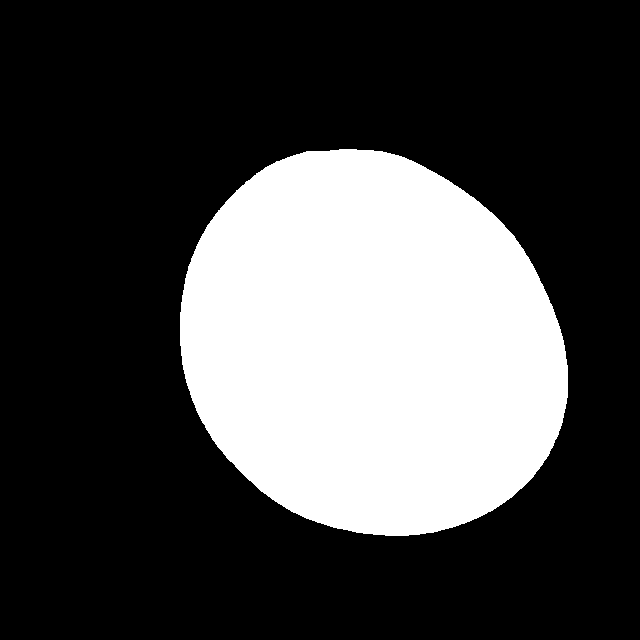
#> input picture outputs/sam_masks/not_damaged_100_jpg.rf.5d780a6024004fa2f68741fa56ddf4c9.png, 640 x 640 px
$ python -i classical.py   (imports and definitions only)
#> lines starting #> are read from the running program, lines starting #| are printed output that depends on the picture; after the words box and inside, x2 and y2 are one past the last pixel; in counts of white or black regions, pixels touching at a corner belong together
import os, cv2, numpy as np, pandas as pd

# [1 line that did not run here, left out]
# [1 line that did not run here, left out]
LOG = "outputs/experiment_log.csv"

def load_gt(stem):
    return cv2.imread(f"outputs/sam_masks/{stem}.png", 0) > 0

# [65 lines left out: functions iou_dice, run_trial, keep_big, t1_otsu, t2_hsv, pick_eggs, not called in this run]

# Trial 3: T2 colour rule + shape filter (isolates the value of a shape prior)
def t3_hsv_shape(img, s_max=60, v_min=140, k=7, sol=0.9):
    return pick_eggs(t2_hsv(img, s_max, v_min, k), sol=sol) > 0

# Trial 4: colour distance from the border background in Lab + shape filter
# [14 lines left out: function t4_bgdist, not called in this run]

# Trial 5: GrabCut initialised with a central rectangle
def t5_grabcut(img, margin=0.08, iters=5, work=320, rel=0.25):
    H, W = img.shape[:2]
    s = cv2.resize(img, (work, work))
    mask = np.zeros((work, work), np.uint8)
    m0 = int(margin * work)
    rect = (m0, m0, work - 2 * m0, work - 2 * m0)
    bgd, fgd = np.zeros((1, 65), np.float64), np.zeros((1, 65), np.float64)
    try:
        cv2.setRNGSeed(0)
        cv2.grabCut(s, mask, rect, bgd, fgd, iters, cv2.GC_INIT_WITH_RECT)
    except cv2.error:
        return np.zeros((H, W), bool)
    fg = ((mask == 1) | (mask == 3)).astype(np.uint8)
    n, lab, stats, _ = cv2.connectedComponentsWithStats(fg)
    out = np.zeros_like(fg)
    if n > 1:
        areas = stats[1:, cv2.CC_STAT_AREA]
        for k in range(1, n):
            if stats[k, cv2.CC_STAT_AREA] >= rel * areas.max():
                out[lab == k] = 1
    cnts, _ = cv2.findContours(out, cv2.RETR_EXTERNAL, cv2.CHAIN_APPROX_SIMPLE)
    filled = np.zeros_like(out)
    cv2.drawContours(filled, cnts, -1, 1, -1)          # fill holes
    return cv2.resize(filled, (W, H), interpolation=cv2.INTER_NEAREST) > 0
def t6_grabcut_tight(img):
    return t5_grabcut(img, margin=0.2)

# [28 lines left out: functions shape_score, t7_multi, not called in this run]

def skin_mask(img):
    ycc = cv2.cvtColor(img, cv2.COLOR_BGR2YCrCb)
    cr, cb = ycc[..., 1], ycc[..., 2]
    return (cr >= 140) & (cr <= 173) & (cb >= 77) & (cb <= 127)

def clean(m, k=7, rel=0.25):
    ker = cv2.getStructuringElement(cv2.MORPH_ELLIPSE, (k, k))
    m = cv2.morphologyEx(m.astype(np.uint8), cv2.MORPH_OPEN, ker)
    n, lab, stats, _ = cv2.connectedComponentsWithStats(m)
    out = np.zeros_like(m)
    if n > 1:
        big = stats[1:, cv2.CC_STAT_AREA].max()
        for i in range(1, n):
            if stats[i, cv2.CC_STAT_AREA] >= rel * big:
                out[lab == i] = 1
    cnts, _ = cv2.findContours(out, cv2.RETR_EXTERNAL, cv2.CHAIN_APPROX_SIMPLE)
    filled = np.zeros_like(out)
    cv2.drawContours(filled, cnts, -1, 1, -1)
    return filled > 0

# [9 lines left out: function t8_noskin, not called in this run]

def shape_score2(m):
    """Area-weighted IoU between each component and its own fitted ellipse."""
    m8 = m.astype(np.uint8)
    frac = m8.mean()
    if frac < 0.01 or frac > 0.5:
        return 0.0
    cnts, _ = cv2.findContours(m8, cv2.RETR_EXTERNAL, cv2.CHAIN_APPROX_SIMPLE)
    num = den = 0.0
    for c in cnts:
        a = cv2.contourArea(c)
        if len(c) < 5 or a < 50:
            continue
        comp = np.zeros_like(m8); cv2.drawContours(comp, [c], -1, 1, -1)
        ell = np.zeros_like(m8); cv2.ellipse(ell, cv2.fitEllipse(c), 1, -1)
        inter = (comp & ell).sum(); union = (comp | ell).sum()
        num += a * (inter / union if union else 0.0)
        den += a
    return num / den if den else 0.0

def grabcut_ellipse(img, scale=0.6, iters=5, work=320):
    H, W = img.shape[:2]
    s = cv2.resize(img, (work, work))
    mask = np.full((work, work), cv2.GC_PR_BGD, np.uint8)
    c, r = (work // 2, work // 2), int(scale * work / 2)
    cv2.ellipse(mask, c, (r, r), 0, 0, 360, cv2.GC_PR_FGD, -1)
    cv2.ellipse(mask, c, (int(0.4 * r), int(0.4 * r)), 0, 0, 360, cv2.GC_FGD, -1)
    b = int(0.03 * work)
    mask[:b] = mask[-b:] = cv2.GC_BGD
    mask[:, :b] = mask[:, -b:] = cv2.GC_BGD
    bgd, fgd = np.zeros((1, 65)), np.zeros((1, 65))
    try:
        cv2.setRNGSeed(0)
        cv2.grabCut(s, mask, None, bgd, fgd, iters, cv2.GC_INIT_WITH_MASK)
    except cv2.error:
        return np.zeros((H, W), bool)
    fg = ((mask == 1) | (mask == 3)).astype(np.uint8)
    return cv2.resize(fg, (W, H), interpolation=cv2.INTER_NEAREST) > 0

def _best(img, cands):
    sk = skin_mask(img)
    best, bs = None, -1
    for c in cands:
        m = clean(c & ~sk)
        s = shape_score2(m)
        if s > bs:
            best, bs = m, s
    return best

def t9_ellscore(img, margins=(0.05, 0.15, 0.25, 0.33)):
    return _best(img, [t5_grabcut(img, margin=mg) for mg in margins])

def t10_pool(img, margins=(0.05, 0.15, 0.25, 0.33), scales=(0.45, 0.65, 0.85)):
    cands = [t5_grabcut(img, margin=mg) for mg in margins]
    cands += [grabcut_ellipse(img, scale=s) for s in scales]
    return _best(img, cands)

# [7 lines not run here, left out]

>>> import cv2
>>> picture = cv2.imread('../outputs/sam_masks/not_damaged_100_jpg.rf.5d780a6024004fa2f68741fa56ddf4c9.png')
#> picture is the input picture: shape (640, 640, 3); values 0 (black) and 1 (white), 28.6% white; 1 white region, box (x1, y1, x2, y2) and area: (180, 149, 568, 536) 117098
>>> result = t10_pool(picture)
#> in t5_grabcut, `s = cv2.resize(img, (work, work))`:
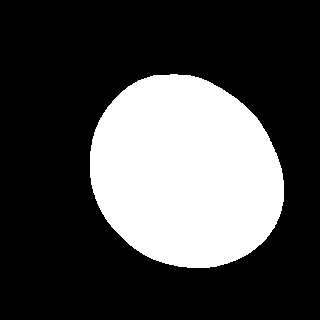
#> s: shape (320, 320, 3); values 0 (black) and 1 (white), 28.7% white; 1 white region, box (x1, y1, x2, y2) and area: (90, 74, 284, 268) 29353
#> in t10_pool, `cands = [t5_grabcut(img, margin=mg) for mg in margins]`: cands = 4 items
#> in grabcut_ellipse, `cv2.ellipse(mask, c, (r, r), 0, 0, 360, cv2.GC_PR_FGD, -1)`: mask: shape (320, 320); values 2 (black) and 3 (white), 16.1% white; 1 white region, box (x1, y1, x2, y2) and area: (88, 88, 233, 233) 16481
#> in grabcut_ellipse, `cv2.ellipse(mask, c, (int(0.4 * r), int(0.4 * r)), 0, 0, 360, cv2.GC_F..`:
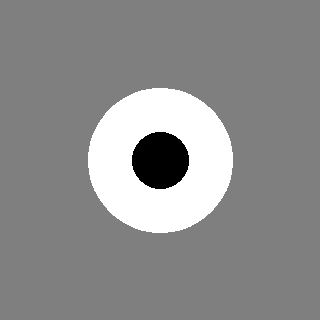
#> mask: shape (320, 320); min 1, max 3, mean 2.11; drawn with min black and max white
#> call 2 of grabcut_ellipse, with scale = 0.65, iters = 5, work = 320
#> in grabcut_ellipse (call 2), `cv2.ellipse(mask, c, (r, r), 0, 0, 360, cv2.GC_PR_FGD, -1)`: mask: shape (320, 320); values 2 (black) and 3 (white), 33.5% white; 1 white region, box (x1, y1, x2, y2) and area: (56, 56, 265, 265) 34295
#> in grabcut_ellipse (call 2), `cv2.ellipse(mask, c, (int(0.4 * r), int(0.4 * r)), 0, 0, 360, cv2.GC_F..`:
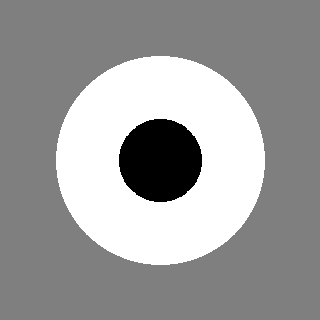
#> mask: shape (320, 320); min 1, max 3, mean 2.23; drawn with min black and max white
#> call 3 of grabcut_ellipse, with scale = 0.85, iters = 5, work = 320
#> in grabcut_ellipse (call 3), `cv2.ellipse(mask, c, (r, r), 0, 0, 360, cv2.GC_PR_FGD, -1)`:
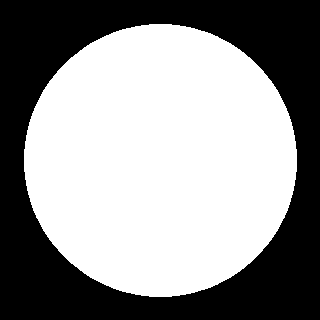
#> mask: shape (320, 320); values 2 (black) and 3 (white), 57.1% white; 1 black region, box (x1, y1, x2, y2) and area: (0, 0, 320, 320) 43979
#> in grabcut_ellipse (call 3), `cv2.ellipse(mask, c, (int(0.4 * r), int(0.4 * r)), 0, 0, 360, cv2.GC_F..`:
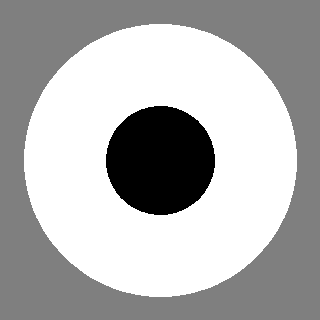
#> mask: shape (320, 320); 9.09% of pixels changed, all inside (x1, y1, x2, y2) = (106, 106, 215, 215); drawn with min black and max white
#> in t10_pool, `cands += [grabcut_ellipse(img, scale=s) for s in scales]`: cands = 7 items
#> in skin_mask, `ycc = cv2.cvtColor(img, cv2.COLOR_BGR2YCrCb)`: ycc: shape (640, 640, 3); mean of channels 0, 1, 2 0.3, 128, 128
#> in skin_mask, `cr, cb = ycc[..., 1], ycc[..., 2]`: cr: shape (640, 640); every value is 128
#> in skin_mask, `return (cr >= 140) & (cr <= 173) & (cb >= 77) & (cb <= 127)`: returned value: shape (640, 640) bool; every value is 0
#> the loop in _best, `for c in cands:` made 7 passes
#> (n in clean, stats in clean, big in clean, frac in shape_score2, s, bs) on pass 1: (2, [[0, 0, 640, 640, 292486], [180, 148, 388, 388, 117114]], 117114, 0.286, 0.977, 0.977)
#> (n in clean, stats in clean, big in clean, frac in shape_score2, s) on passes 2, 3, 5, 6, 7: (2, [[0, 0, 640, 640, 295330], [180, 148, 364, 388, 114270]], 114270, 0.279, 0.968), (2, [[0, 0, 640, 640, 324601], [180, 160, 300, 320, 84999]], 84999, 0.208, 0.899), (2, [[0, 0, 640, 640, 292486], [180, 148, 388, 388, 117114]], 117114, 0.286, 0.977), (2, [[0, 0, 640, 640, 292486], [180, 148, 388, 388, 117114]], 117114, 0.286, 0.977), (2, [[0, 0, 640, 640, 292486], [180, 148, 388, 388, 117114]], 117114, 0.286, 0.977)
#> pass 1, in clean, `m = cv2.morphologyEx(m.astype(np.uint8), cv2.MORPH_OPEN, ker)`:
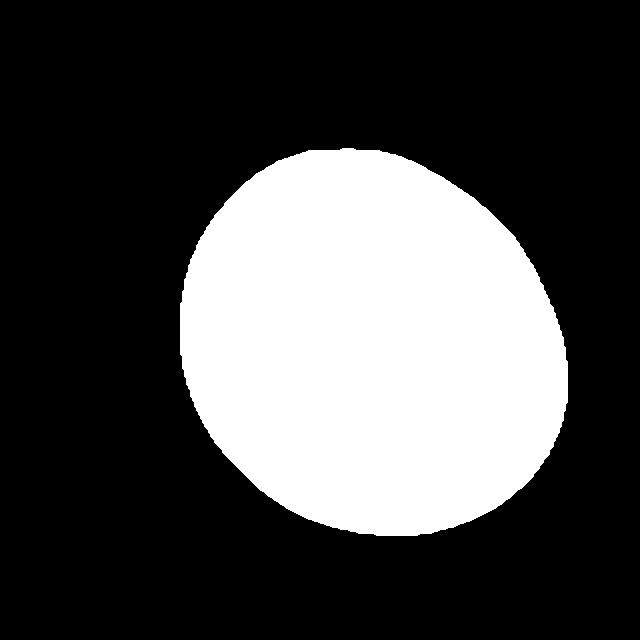
#> m: shape (640, 640); values 0 (black) and 1 (white), 28.6% white; 1 white region, box (x1, y1, x2, y2) and area: (180, 148, 568, 536) 117114
#> pass 2, in clean (call 2), `m = cv2.morphologyEx(m.astype(np.uint8), cv2.MORPH_OPEN, ker)`:
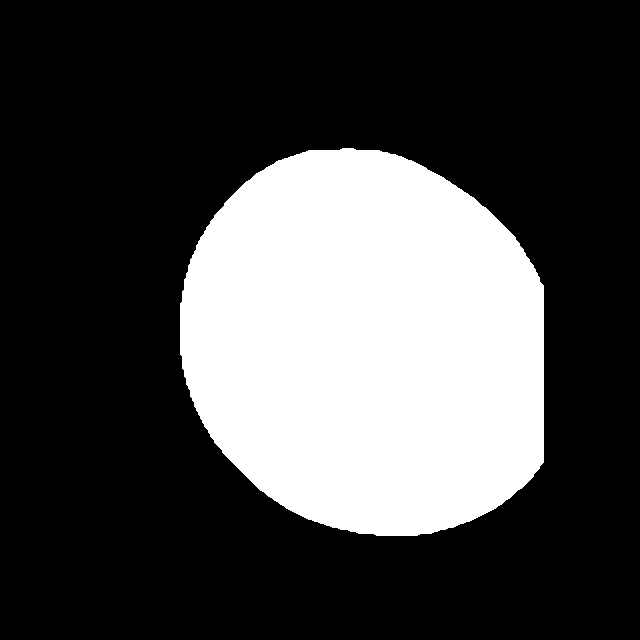
#> m: shape (640, 640); values 0 (black) and 1 (white), 27.9% white; 1 white region, box (x1, y1, x2, y2) and area: (180, 148, 544, 536) 114270
#> after the loop in _best, `for c in cands:`: bs = 0.977

$ run again, on outputs/sam_masks/not_damaged_104_jpg.rf.3bf8cb51d5ad8934390c8e2c3b79b32f.png
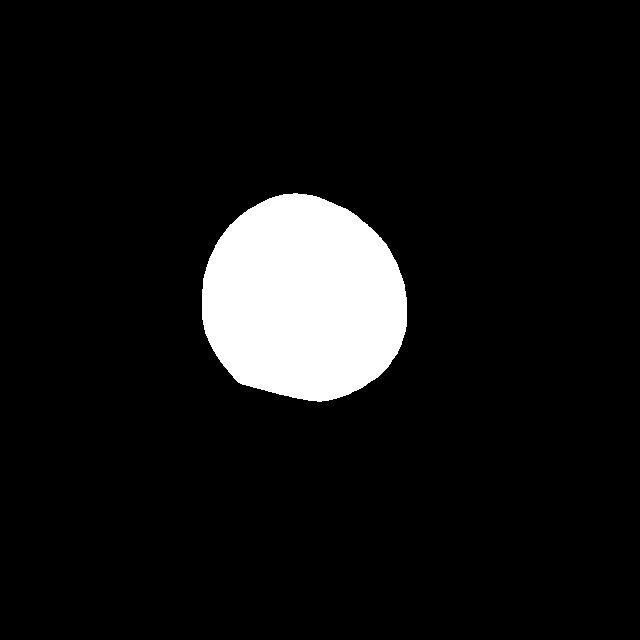
#> input picture outputs/sam_masks/not_damaged_104_jpg.rf.3bf8cb51d5ad8934390c8e2c3b79b32f.png, 640 x 640 px
#> picture is the input picture: shape (640, 640, 3); values 0 (black) and 1 (white), 8.2% white; 1 white region, box (x1, y1, x2, y2) and area: (202, 193, 407, 402) 33451
#> in t5_grabcut, `s = cv2.resize(img, (work, work))`:
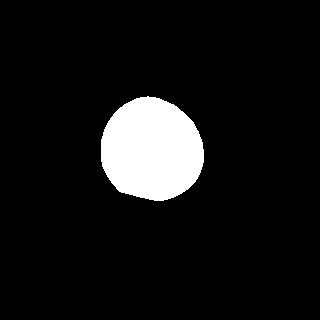
#> s: shape (320, 320, 3); values 0 (black) and 1 (white), 8.2% white; 1 white region, box (x1, y1, x2, y2) and area: (101, 96, 204, 201) 8403
#> in t10_pool, `cands = [t5_grabcut(img, margin=mg) for mg in margins]`: cands = 4 items
#> in t10_pool, `cands += [grabcut_ellipse(img, scale=s) for s in scales]`: cands = 7 items
#> ycc: shape (640, 640, 3); mean of channels 0, 1, 2 0.1, 128, 128
#> cr: shape (640, 640); every value is 128
#> the loop in _best, `for c in cands:` made 7 passes
#> (stats in clean, big in clean, frac in shape_score2, s, bs) on passes 1, 6, 7: ([[0, 0, 640, 640, 376153], [202, 193, 206, 209, 33447]], 33447, 0.0817, 0.965, 0.965), ([[0, 0, 640, 640, 375775], [202, 193, 206, 211, 33825]], 33825, 0.0826, 0.967, 0.967), ([[0, 0, 640, 640, 368367], [202, 193, 228, 237, 41233]], 41233, 0.101, 0.969, 0.969)
#> after the loop in _best, `for c in cands:`:
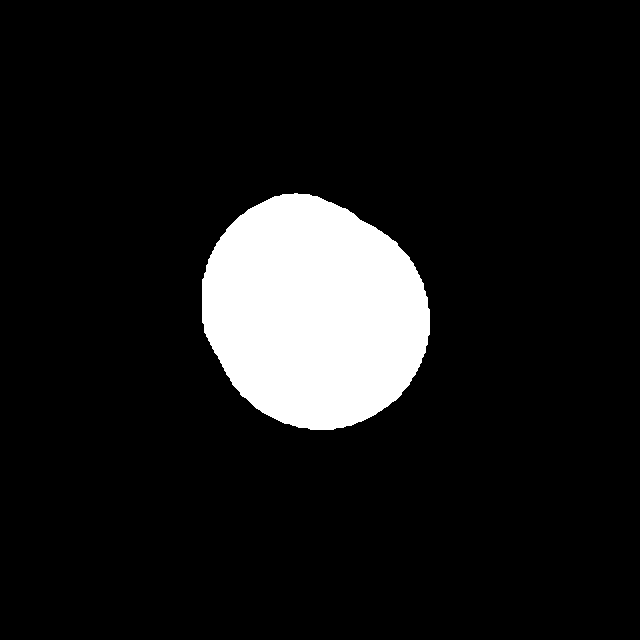
#> best: shape (640, 640) bool; 10.1% white; 1 white region, box (x1, y1, x2, y2) and area: (202, 193, 430, 430) 41233
#> after the loop in _best, `for c in cands:`: bs = 0.969
